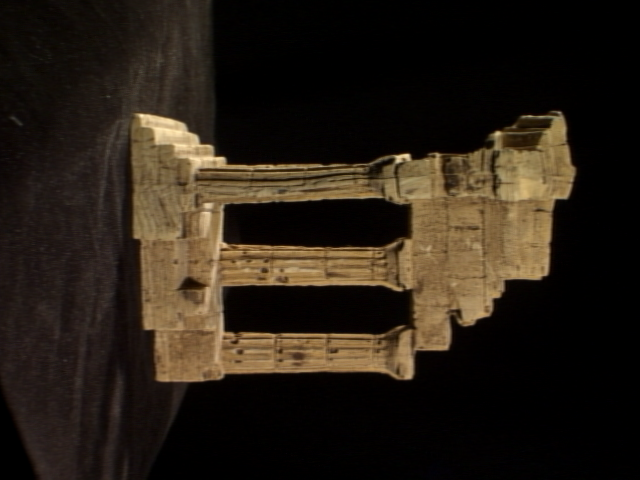
#> input picture templeSparseRing/templeSR0001.png, 640 x 480 px; its folder holds 4 pictures in this run
$ jupyter execute Exercise_8.ipynb
#> lines starting #> are read from the running program, lines starting #| are printed output that depends on the picture
190363X M.Loshanan

Github link:
https://github.com/Loshanan/Image-processing

[cell 1]
import cv2 as cv
import numpy as np
import matplotlib.pyplot as plt
from scipy.linalg import null_space

[cell 2]
f = open(r'templeSparseRing/templeSR_par.txt', 'r')
#> (reads templeSparseRing/templeSR_par.txt from the repository)
assert f is not None

n = int(f.readline())

# Reading information in the first image
l = f.readline().split()
im1_fn = l[0]
K1 = np.array([float(i) for i in l[1:10]]).reshape((3,3))
R1 = np.array([float(i) for i in l[10:19]]).reshape((3,3))
t1 = np.array([float(i) for i in l[19:22]]).reshape((3,1))

# Reading information in the second image
l = f.readline().split()
im2_fn = l[0]
K2 = np.array([float(i) for i in l[1:10]]).reshape((3,3))
R2 = np.array([float(i) for i in l[10:19]]).reshape((3,3))
t2 = np.array([float(i) for i in l[19:22]]).reshape((3,1))

# Read the two images and show
im1 = cv.imread(r'templeSparseRing/' + im1_fn, cv.IMREAD_COLOR)
#> im1 is the input picture: shape (480, 640, 3); mean B, G, R 21.5, 31.4, 40.2
im2 = cv.imread(r'templeSparseRing/' + im2_fn, cv.IMREAD_COLOR)
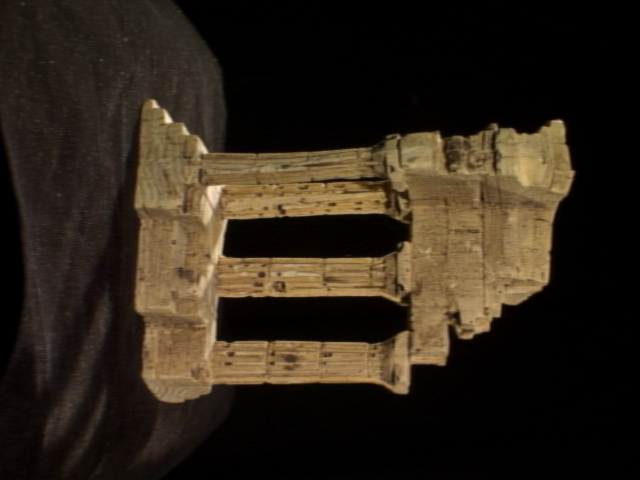
#> input picture templeSparseRing/templeSR0002.png, 640 x 480 px
#> im2 is the input picture: shape (480, 640, 3); mean B, G, R 24.9, 36.5, 46.1
assert im1 is not None
assert im2 is not None
im1 = cv.cvtColor(im1, cv.COLOR_BGR2RGB)
im2 = cv.cvtColor(im2, cv.COLOR_BGR2RGB)

fig, ax = plt.subplots(1,2, figsize=(10,5))
ax[0].imshow(im1)
ax[0].axis('off')
ax[1].imshow(im2)
ax[1].axis('off')

# compute P1 and P2
P1 = K1 @ np.hstack((R1, t1)) # P = K*[R|t]
P2 = K2 @ np.hstack((R2, t2)) # P = K*[R|t]

print("P1 = ",P1,'\n')
print("P2 = ", P2)
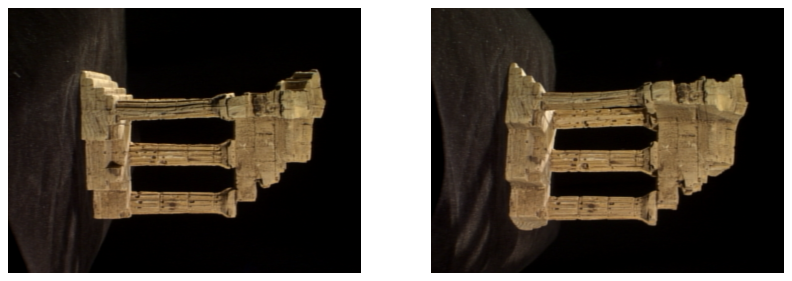
#> figure drawn by matplotlib, 2 panels

[cell 3]
def skew(x):
    x = x.ravel()
    return np.array([[0, -x[2], x[1]], [x[2], 0, -x[0]], [-x[1], x[0], 0]])

# a = np.array([1,2,3])
# print(skew(a))

C = null_space(P1)
C = C*np.sign(C[0,0])
e2 = P2 @ C
e2x = skew(e2)

F = e2x @ P2 @ np.linalg.pinv(P1)
print('F = ', F)

x = np.array([130, 115, 1])
cv.circle(im1, (x[0], x[1]), 5, (0, 0, 255), -1)
#> im1: shape (480, 640, 3); mean R, G, B 40.2, 31.4, 21.6
# plt.imshow(im1)
# plt.axis('off')

l2 = F @ x.T
p1 = np.array([0, (l2[0]*0 + l2[2])/l2[1]]).astype(int)
p2 = np.array([500, (l2[0]*500 + l2[2])/l2[1]]).astype(int)
cv.line(im2, (p1[0], p1[1]), (p2[0], p2[1]), (255,0,0), 5)
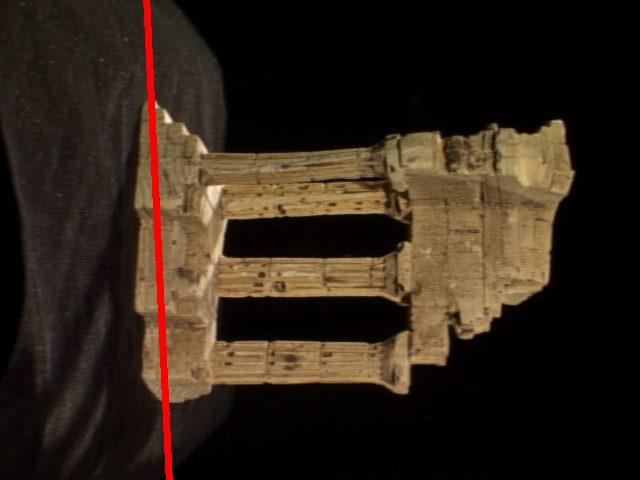
#> im2: shape (480, 640, 3); mean R, G, B 47.9, 35.7, 24.3

fig, ax = plt.subplots(1,2, figsize=(10,5))
ax[0].imshow(im1)
ax[0].axis('off')
ax[0].set_title('given point x')
ax[1].imshow(im2)
ax[1].axis('off')
ax[1].set_title('epipolar line')
plt.show()
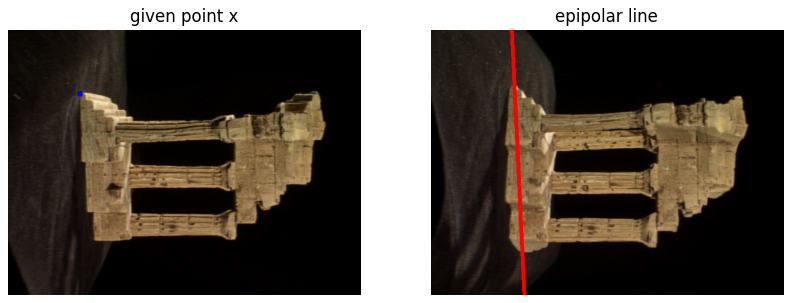
#> figure drawn by matplotlib, 2 panels
